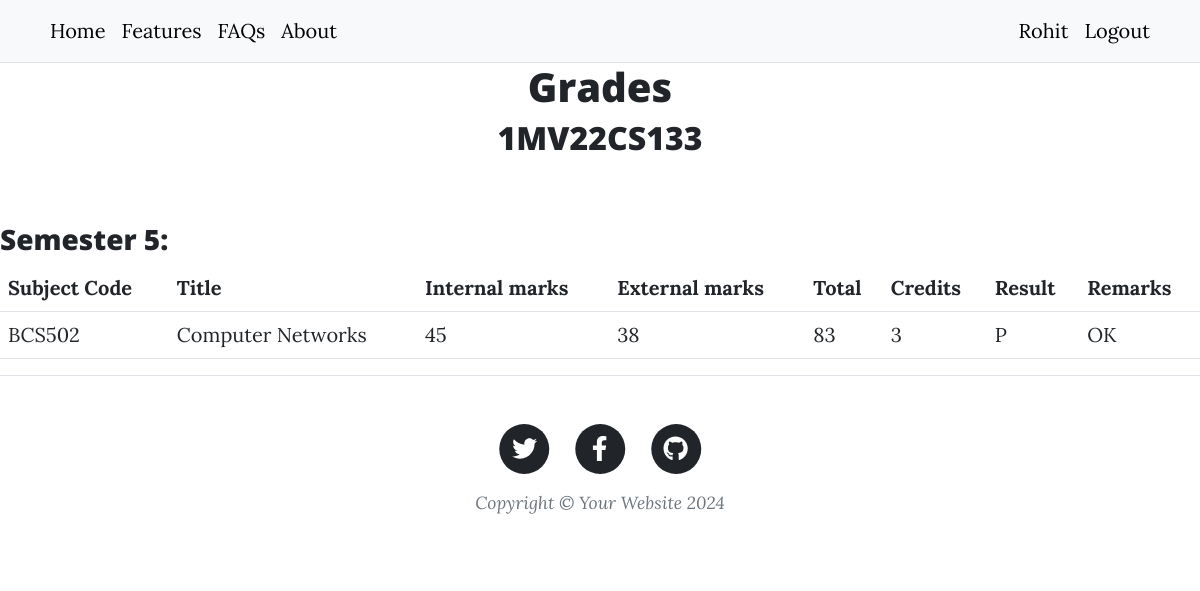
Page /grades?usn=1MV22CS133 (signed in) on the earlier database version.
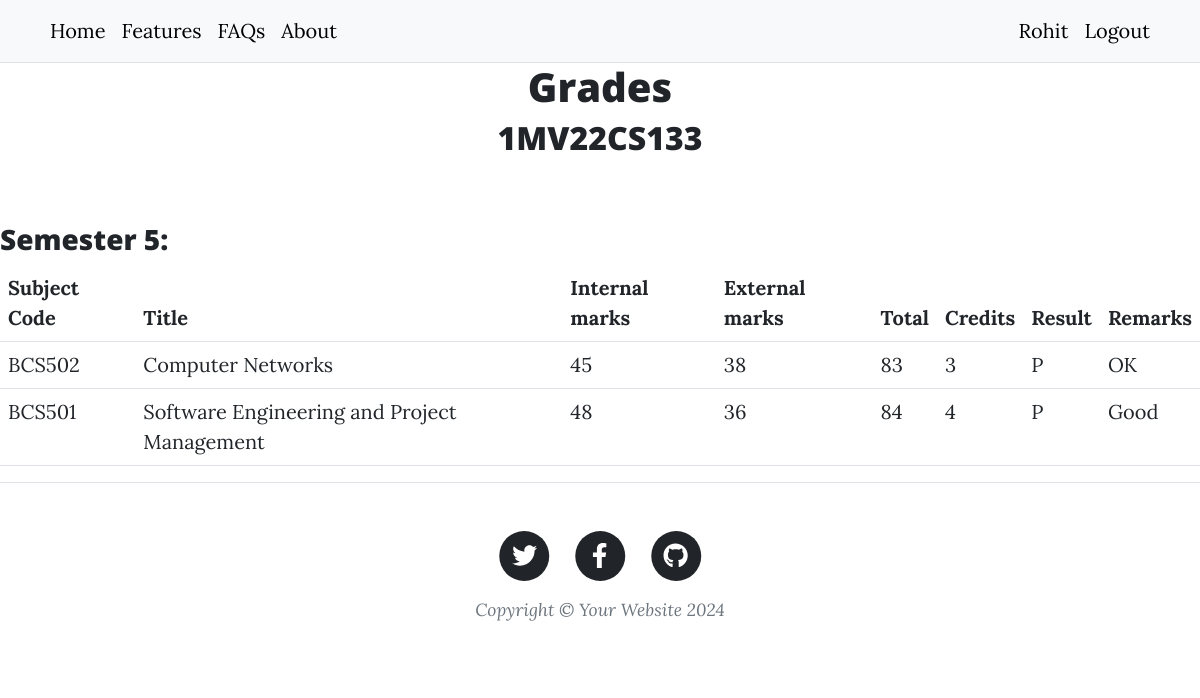
Same page on the later database version.
### main.py (models this page shows)
class User(db.Model, UserMixin):
    __tablename__ = "user"
    id: Mapped[int] = mapped_column(Integer, primary_key=True)
    name: Mapped[str] = mapped_column(String(250))
    email: Mapped[str] = mapped_column(String(250), unique=True)
    designation: Mapped[str] = mapped_column(String(100))
    usn: Mapped[str] = mapped_column(String(100), nullable=True)
    semester: Mapped[int] = mapped_column(Integer, nullable=True)
    course: Mapped[str] = mapped_column(String(250), nullable=True)
    section: Mapped[str] = mapped_column(String(100), nullable=True)
    password: Mapped[str] = mapped_column(String(1000))
    grades: Mapped[List["UserGrade"]] = relationship(back_populates='student')

class UserGrade(db.Model):
    id: Mapped[int] = mapped_column(Integer, primary_key=True)
    subject: Mapped[str] = mapped_column(String(250))
    subject_code: Mapped[str] = mapped_column(String(250))
    student_id: Mapped[int] = mapped_column(ForeignKey('user.id'))
    student: Mapped["User"] = relationship(back_populates='grades')
    internal_marks: Mapped[int] = mapped_column(Integer)
    external_marks: Mapped[int] = mapped_column(Integer)
    subject_credits: Mapped[int] = mapped_column(Integer)
    semester: Mapped[int] = mapped_column(Integer)
    remarks: Mapped[str] = mapped_column(String(1000), nullable=True)
    is_pass: Mapped[str] = mapped_column(String[10])

### main.py (the view)
@app.route('/grades')
@student_specific
def show_grades():
    user = db.session.execute(db.select(User).where(User.usn == request.args.get('usn'))).scalar()
    semesters = []
    for i in range(1, 9):
        for sub in user.grades:
            if sub.semester == i:
                semesters.append(i)
                break
    return render_template('grades.html', user=user, semesters=semesters)

### main.py (called while the page is built)
def student_specific(function):
    @wraps(function)
    def wrapper_function(*args, **kwargs):
        if current_user.is_authenticated and current_user.designation == 'Teacher':
            return function(*args, **kwargs)
        elif (current_user.is_authenticated and current_user.designation == 'Student' and
              current_user.usn == request.args.get('usn').upper()):
            return function(*args, **kwargs)
        else:
            return abort(403)
    return wrapper_function

@login_manager.user_loader
def load_user(user_id):
    return User.query.get(user_id)

### Templates/grades.html (shortened to what this page needs)
{% include "header.html" %}
<h1 style="text-align: center">Grades</h1>
<h2 style="text-align: center">{{ user.usn }}</h2>
<div>
    {% for sem in semesters %}
    <h3><br>Semester {{ sem }}:</h3>
    <table class="table">
        <thead>
            <tr>
                <th scope="col">Subject Code</th>
                <th scope="col">Title</th>
                <th scope="col">Internal marks</th>
                <th scope="col">External marks</th>
                <th scope="col">Total</th>
                <th scope="col">Credits</th>
                <th scope="col">Result</th>
                <th scope="col">Remarks</th>
            </tr>
        </thead>
        <tbody>
            {% for sub in user.grades %}
            {% if sub.semester == sem %}
            <tr>
                <td>{{ sub.subject_code }}</td>
                <td>{{ sub.subject }}</td>
                <td>{{ sub.internal_marks }}</td>
                <td>{{ sub.external_marks }}</td>
                <td>{{ sub.internal_marks + sub.external_marks }}</td>
                <td>{{ sub.subject_credits }}</td>
                <td>{{ sub.is_pass }}</td>
                {% if sub.remarks is not none %}
                <td>{{ sub.remarks }}</td>
                {% else %}
                <td></td>
                {% endif %}
            </tr>
            {% endif %}
            {% endfor %}
        </tbody>
    </table>
    {% endfor %}
</div>
{% include "footer.html" %}

### Templates/header.html (shortened to what this page needs)
<!DOCTYPE html>
<html lang="en">
  <head>
    {% block styles %}
    {{ bootstrap.load_css() }}
    <link
      href="{{ url_for('static', filename='css/styles.css') }}"
      rel="stylesheet"
    />
    {% endblock %}
  </head>
  <body>
    <nav class="py-2 bg-body-tertiary border-bottom">
    <div class="container d-flex flex-wrap">
      <ul class="nav me-auto">
        <li class="nav-item"><a href="{{ url_for('home') }}" class="nav-link link-body-emphasis px-2 active" aria-current="page">Home</a></li>
        <li class="nav-item"><a href="#" class="nav-link link-body-emphasis px-2">Features</a></li>
        <li class="nav-item"><a href="#" class="nav-link link-body-emphasis px-2">FAQs</a></li>
        <li class="nav-item"><a href="#" class="nav-link link-body-emphasis px-2">About</a></li>
      </ul>
      <ul class="nav">
        {% if not current_user.is_authenticated %}
        <li class="nav-item"><a href="{{ url_for('login') }}" class="nav-link link-body-emphasis px-2">Login</a></li>
        <li class="nav-item"><a href="{{ url_for('choose_designation') }}" class="nav-link link-body-emphasis px-2">Register</a></li>
        {% else %}
        <li class="nav-item"><a href="#" class="nav-link link-body-emphasis px-2">{{ current_user.name }}</a></li>
        <li class="nav-item"><a href="{{ url_for('logout') }}" class="nav-link link-body-emphasis px-2">Logout</a></li>
        {% endif %}
      </ul>
    </div>
  </nav>

### Templates/footer.html (shortened to what this page needs)
        <footer class="border-top">
          <div class="container px-4 px-lg-5">
              <div class="row gx-4 gx-lg-5 justify-content-center">
                  <div class="col-md-10 col-lg-8 col-xl-7">
                      <ul class="list-inline text-center">
                          <li class="list-inline-item">
                              <a href="#!">
                                  <span class="fa-stack fa-lg">
                                      <i class="fas fa-circle fa-stack-2x"></i>
                                      <i class="fab fa-twitter fa-stack-1x fa-inverse"></i>
                                  </span>
                              </a>
                          </li>
                          <li class="list-inline-item">
                              <a href="#!">
                                  <span class="fa-stack fa-lg">
                                      <i class="fas fa-circle fa-stack-2x"></i>
                                      <i class="fab fa-facebook-f fa-stack-1x fa-inverse"></i>
                                  </span>
                              </a>
                          </li>
                          <li class="list-inline-item">
                              <a href="#!">
                                  <span class="fa-stack fa-lg">
                                      <i class="fas fa-circle fa-stack-2x"></i>
                                      <i class="fab fa-github fa-stack-1x fa-inverse"></i>
                                  </span>
                              </a>
                          </li>
                      </ul>
                      <div class="small text-center text-muted fst-italic">Copyright &copy; Your Website 2024</div>
                  </div>
              </div>
          </div>
      </footer>
  </body>
</html>

Differences in the rows shown:
added UserGrade: subject_code "BCS501", subject "Software Engineering and Project Management", internal_marks "48", external_marks "36", sub.internal_marks+sub.external_marks "84", subject_credits "4", is_pass "P", remarks "Good"
